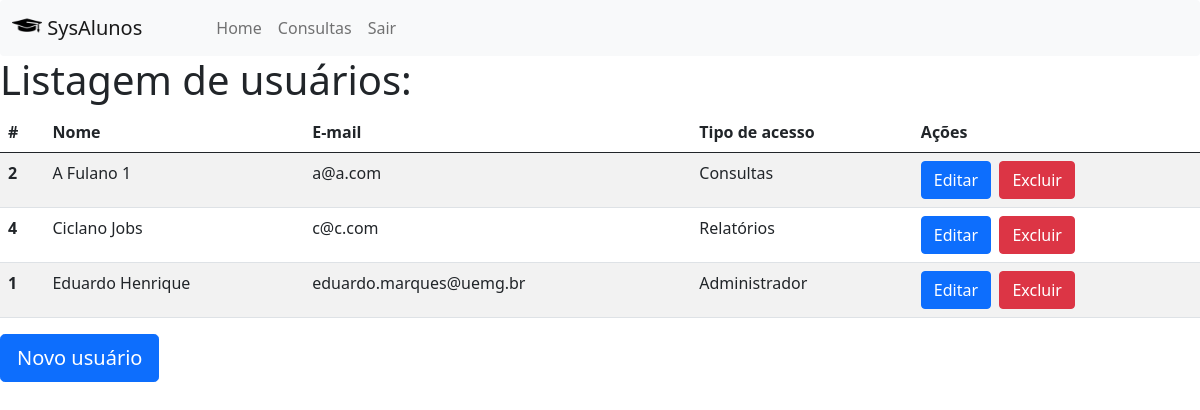
Screenshot of /usuarios_list.php (signed in) with the database file from the repository.
### tables this page shows
CREATE TABLE `usuarios` (
  `idusuarios` int(10) unsigned NOT NULL auto_increment,
  `nome` varchar(100) NOT NULL,
  `login` varchar(30) NOT NULL,
  `senha` varchar(30) NOT NULL,
  `dica` varchar(30) NOT NULL,
  `email` varchar(100) NOT NULL,
  `tipoacesso` int(10) unsigned NOT NULL default '1' COMMENT '0 Admin; 1 Usuario consulta; 2 usuario relatorio',
  PRIMARY KEY  (`idusuarios`)
);

### usuarios_list.php (the view, shortened to what this page needs)
<?php
    require_once("conexao.php");
    $tipoAcesso = $_SESSION["tipo_acesso"];
?>
<!DOCTYPE html>
<html lang="pt-br">
<head>
    <link href="css/bootstrap.min.css" rel="stylesheet">
    <link href="css/sweetalert2.css" rel="stylesheet">
</head>
<body>
<nav class="navbar navbar-expand-lg navbar-light bg-light rounded">
        <div class="container-fluid">
            <a class="navbar-brand" href="#">
                <img src="img/studentmeets_4873.png" alt="" width="30" height="24" class="d-inline-block align-text-top">
                SysAlunos
            </a>
          <div class="collapse navbar-collapse" id="navbarSupportedContent">
                <ul class="navbar-nav me-auto mb-2 mb-lg-0" style="margin-left: 50px;">
                    <li class="nav-item">
                        <a class="nav-link" aria-current="page" href="admin.php">Home</a>
                    </li>
                    <?php
                        $mnuConsultas  = "<li class='nav-item'><a class='nav-link' href='#'>Consultas</a></li>";
                        if($tipoAcesso == 0 || $tipoAcesso == 1){
                            echo $mnuConsultas;
                        }
                    ?>
                    <li class="nav-item">
                        <a class="nav-link" href="logout.php">Sair</a>
                    </li>
                </ul>
            </div>
        </div>
    </nav>
    <h1>Listagem de usuários:</h1>
    <table class="table table-striped">
        <thead>
            <tr>
                <th scope="col">#</th>
                <th scope="col">Nome</th>
                <th scope="col">E-mail</th>
                <th scope="col">Tipo de acesso</th>
                <th scope="col">Ações</th>
            </tr>
        </thead>
        <tbody>
            <?php
            $sql = "SELECT idusuarios, nome, email, tipoacesso FROM usuarios ORDER BY nome";
            $resp = mysqli_query($conexao_bd, $sql);
            while($rows=mysqli_fetch_row($resp)){
                echo "<tr>";
                echo "<th scope='row'>$rows[0]</th>";
                echo "<td>$rows[1]</td>";
                echo "<td>$rows[2]</td>";
                switch($rows[3]){
                    case 0:
                        echo "<td>Administrador</td>";
                        break;
                    case 1:
                        echo "<td>Consultas</td>";
                        break;
                    case 2:
                        echo "<td>Relatórios</td>";
                        break;
                }
                echo "<td>
                         <a class='btn btn-primary' href='usuarios_edit.php?idUsuario=$rows[0]'
                          role='button'>Editar</a>&nbsp;
                         <a class='btn btn-danger'  href='javascript:excluirUsuario($rows[0])'
                          role='button'>Excluir</a>
                      </td>";
                echo "</tr>";
            }
            ?>
        </tbody>
    </table>
    <a class="btn btn-lg btn-primary" href="usuarios_edit.php?idUsuario=0"
    role="button">Novo usuário</a>
</body>
</html>

### rows the page displays
usuarios: idusuarios "2", nome "A Fulano 1", email "a@a.com", tipoacesso "Consultas"
usuarios: idusuarios "4", nome "Ciclano Jobs", email "c@c.com", tipoacesso "Relatórios"
usuarios: idusuarios "1", nome "Eduardo Henrique", email "eduardo.marques@uemg.br", tipoacesso "Administrador"
